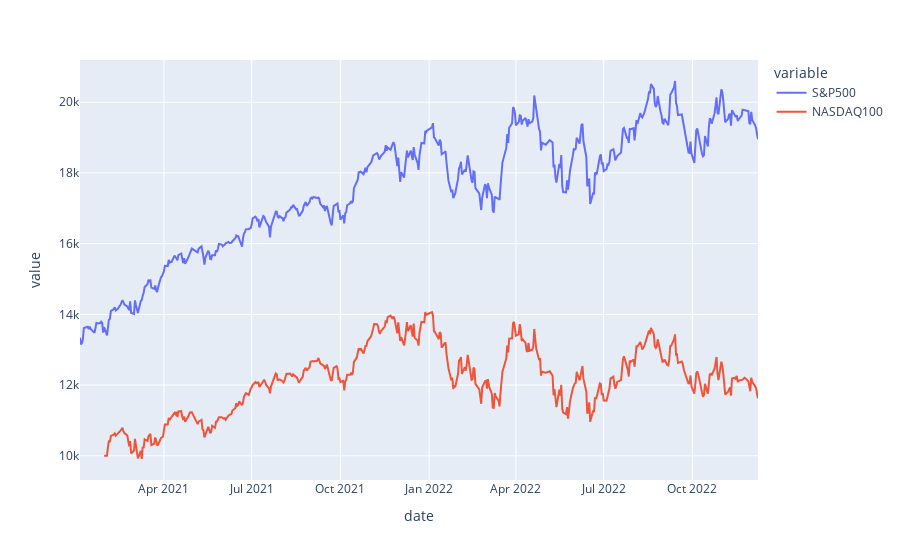

Notebook cell for this chart:
### Code cell
pd.options.plotting.backend = "plotly"

# trim the data from a start date
df_all = df_all['2021-1-1':]

df_all.plot()

### Figure 1 — Plotly figure (JSON) as saved in the notebook; plotly's stock layout.template omitted (floating-point values rounded to 4 significant figures; data arrays with more than 128 entries replaced by an {"elided": "..."} marker saying what was removed)
{"data": [{"hovertemplate": "variable=S&P500<br>date=%{x}<br>value=%{y}<extra></extra>", "legendgroup": "S&P500", "line": {"color": "#636efa", "dash": "solid"}, "marker": {"symbol": "circle"}, "mode": "lines", "name": "S&P500", "orientation": "v", "showlegend": true, "type": "scatter", "x": {"elided": "473 str values"}, "xaxis": "x", "y": {"elided": "473 int values"}, "yaxis": "y"}, {"hovertemplate": "variable=NASDAQ100<br>date=%{x}<br>value=%{y}<extra></extra>", "legendgroup": "NASDAQ100", "line": {"color": "#EF553B", "dash": "solid"}, "marker": {"symbol": "circle"}, "mode": "lines", "name": "NASDAQ100", "orientation": "v", "showlegend": true, "type": "scatter", "x": {"elided": "473 str values"}, "xaxis": "x", "y": {"elided": "473 int values"}, "yaxis": "y"}], "layout": {"legend": {"title": {"text": "variable"}, "tracegroupgap": 0}, "margin": {"t": 60}, "xaxis": {"anchor": "y", "domain": [0, 1], "title": {"text": "date"}}, "yaxis": {"anchor": "x", "domain": [0, 1], "title": {"text": "value"}}}}
